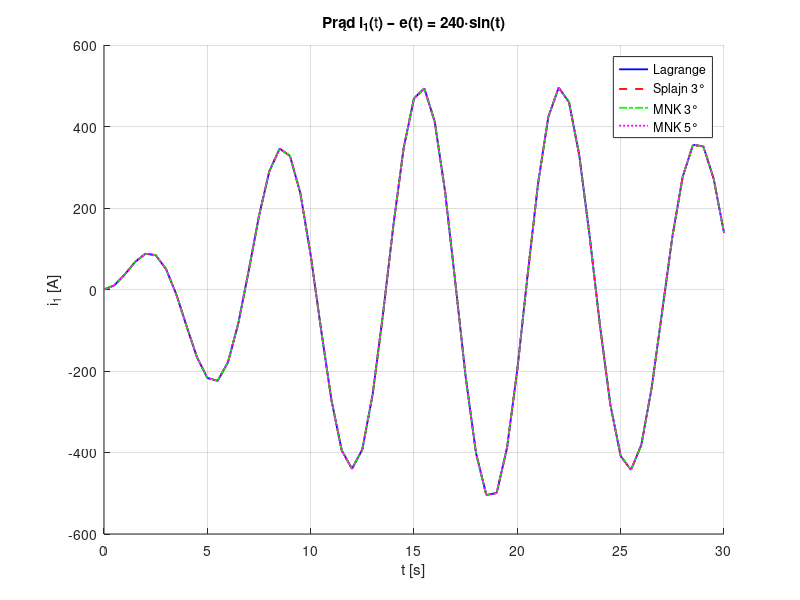
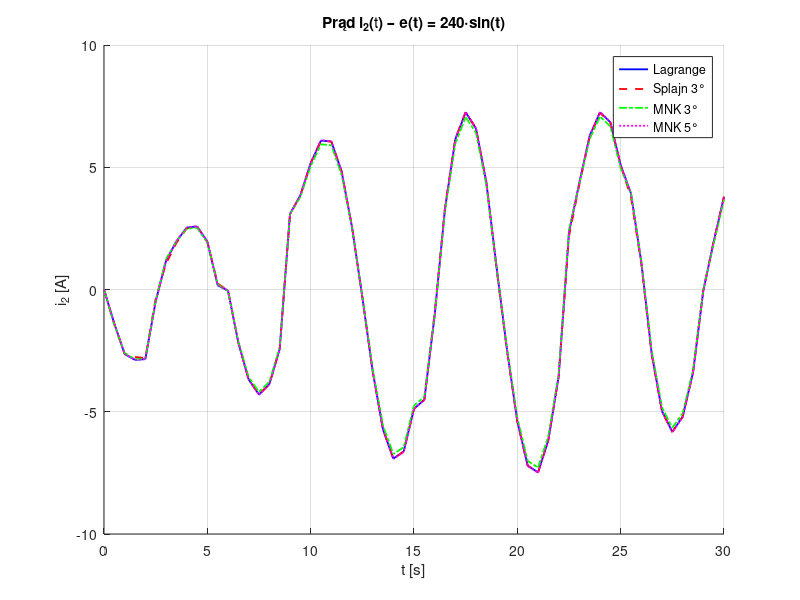
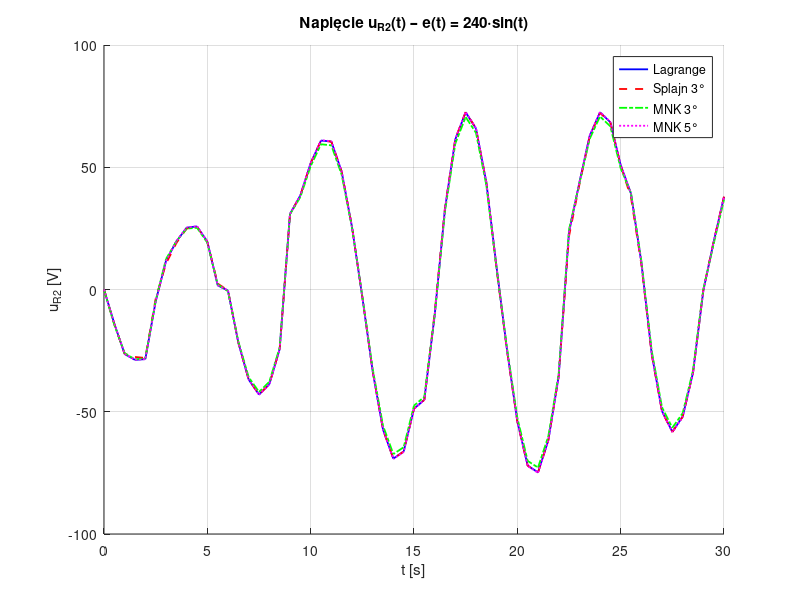
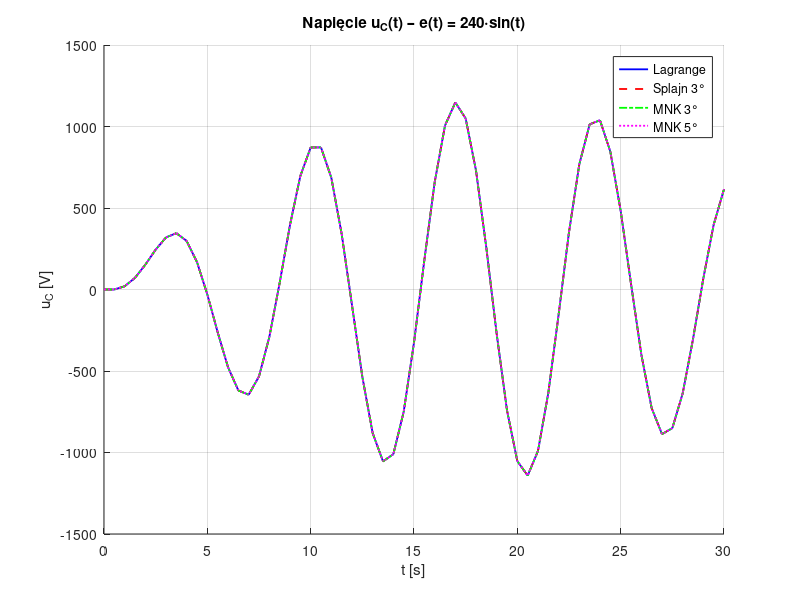

Here is the MATLAB script that generated these plots, in order:
function czesc2
clear; close all;
R1 = 0.1;
R2 = 10;
C = 0.5;
L1 = 3;
L2 = 5;

u_data = [20  50  100  150  200  250  280  300];
M_data = [0.46 0.64 0.78 0.68 0.44 0.23 0.18 0.18];
 
% Dane równoodległe (co 30 V) używane przez splajn, zrobiłem ich 10 nie 8, bo sa
% fajne wartosci całkowite (ale moze przez to dawac troche dokładniejsze wyniki niz 8 wezlow)
% Rysunek skad wziałem pkt. równoodległe załączam w raporcie
u_rown = 30:30:300;                          
M_rown = [0.54 0.70 0.78 0.76 0.68 ...
          0.51 0.37 0.26 0.19 0.18];
 
coeff_spline = splajn3_przygotuj(u_rown, M_rown);
coeff_mnk3   = oblicz_wspolczynniki_mnk3(u_data, M_data);
coeff_mnk5   = oblicz_wspolczynniki_mnk5(u_data, M_data);
 
metodyM = { ...
    @(u1) interpolacja_lagrange(u1, u_data, M_data), ...
    @(u1) interpolacja_splajnami(u1, coeff_spline), ...
    @(u1) aproksymacja_mnk3(u1, coeff_mnk3), ...
    @(u1) aproksymacja_mnk5(u1, coeff_mnk5) };
 
nazwyM  = {'Lagrange', 'Splajn 3°', 'MNK 3°', 'MNK 5°'};
kolory  = {'b', 'r', 'g', 'm'};
styl    = {'-', '--', '-.', ':'};
 
e2 = @(x) 240 * sin(x);
e4 = @(x) 120 * sin(2 * pi * 50 * x);
 
wym   = {e2, e4};
nazwyW = {'240\cdotsin(t)', '120\cdotsin(2\pi\cdot50\cdott)'};

h_vec = [0.5 0.009];
tk_vec = [30, 0.1];
 
for w = 1:2
    e_fun = wym{w};

    h2 = h_vec(w);
    t0 = 0;
    tk = tk_vec(w);
    t2 = t0:h2:tk;
    N2 = length(t2);
 
    i1_all  = zeros(4, N2);
    i2_all  = zeros(4, N2);
    uc_all  = zeros(4, N2);
    uR2_all = zeros(4, N2);
    e_plot  = arrayfun(e_fun, t2);   
 
    for m = 1:4
        metoda_M = metodyM{m};
 
        i1 = 0;  i2 = 0;  uc = 0;
 
        i1_all(m,1)  = i1;
        i2_all(m,1)  = i2;
        uc_all(m,1)  = uc;
        uR2_all(m,1) = R2 * i2;
 
        for j = 1:N2-1
            ej = e_fun(t2(j));
 
            uL1 = abs(ej - R1*i1 - uc);
            uL1 = max(20, min(300, uL1));
 
            M_n = metoda_M(uL1);
            M_n = max(0.10, min(1.00, M_n));
 
            [di1, di2, duC] = pochodne(i1, i2, uc, ej, R1, R2, C, L1, L2, M_n);

            i1h  = i1 + (h2/2) * di1;
            i2h  = i2 + (h2/2) * di2;
            uch  = uc + (h2/2) * duC;
            ejh  = e_fun(t2(j) + h2/2);
 
            uL1h = abs(ejh - R1*i1h - uch);
            uL1h = max(20, min(300, uL1h));
            M_nh = metoda_M(uL1h);
            M_nh = max(0.10, min(1.00, M_nh));
 
            [di1h, di2h, duCh] = pochodne(i1h, i2h, uch, ejh, R1, R2, C, L1, L2, M_nh);

            i1 = i1 + h2 * di1h;
            i2 = i2 + h2 * di2h;
            uc = uc + h2 * duCh;
 
            i1_all(m, j+1)  = i1;
            i2_all(m, j+1)  = i2;
            uc_all(m, j+1)  = uc;
            uR2_all(m, j+1) = R2 * i2;
        end
    end

    % i1(t) 
    figure('Name', ['i1(t) – ' nazwyW{w}], 'NumberTitle', 'off', ...
           'Position', [50, 50, 1000, 550]);
    hold on;
    for m = 1:4
        plot(t2, i1_all(m,:), styl{m}, 'Color', kolory{m}, 'LineWidth', 1.3, ...
             'DisplayName', nazwyM{m});
    end
    hold off;
    title(['Prąd i_1(t) – e(t) = ' nazwyW{w}], 'Interpreter', 'tex');
    xlabel('t [s]');  ylabel('i_1 [A]');
    legend('Location', 'best');
    grid on;  xlim([0 tk]);
 
    % i2(t) 
    figure('Name', ['i2(t) – ' nazwyW{w}], 'NumberTitle', 'off', ...
           'Position', [100, 80, 1000, 550]);
    hold on;
    for m = 1:4
        plot(t2, i2_all(m,:), styl{m}, 'Color', kolory{m}, 'LineWidth', 1.3, ...
             'DisplayName', nazwyM{m});
    end
    hold off;
    title(['Prąd i_2(t) – e(t) = ' nazwyW{w}], 'Interpreter', 'tex');
    xlabel('t [s]');  ylabel('i_2 [A]');
    legend('Location', 'best');
    grid on;  xlim([0 tk]);
 
    % uR2(t) 
    figure('Name', ['uR2(t) – ' nazwyW{w}], 'NumberTitle', 'off', ...
           'Position', [150, 110, 1000, 550]);
    hold on;
    for m = 1:4
        plot(t2, uR2_all(m,:), styl{m}, 'Color', kolory{m}, 'LineWidth', 1.3, ...
             'DisplayName', nazwyM{m});
    end
    hold off;
    title(['Napięcie u_{R2}(t) – e(t) = ' nazwyW{w}], 'Interpreter', 'tex');
    xlabel('t [s]');  ylabel('u_{R2} [V]');
    legend('Location', 'best');
    grid on;  xlim([0 tk]);
 
    % uC(t) 
    figure('Name', ['uC(t) – ' nazwyW{w}], 'NumberTitle', 'off', ...
           'Position', [200, 140, 1000, 550]);
    hold on;
    for m = 1:4
        plot(t2, uc_all(m,:), styl{m}, 'Color', kolory{m}, 'LineWidth', 1.3, ...
             'DisplayName', nazwyM{m});
    end
    hold off;
    title(['Napięcie u_C(t) – e(t) = ' nazwyW{w}], 'Interpreter', 'tex');
    xlabel('t [s]');  ylabel('u_C [V]');
    legend('Location', 'best');
    grid on;  xlim([0 tk]);
 
   
end

end

function [di1, di2, duC] = pochodne(i1, i2, uc, e, R1, R2, C, L1, L2, M)
    D = L1*L2 - M^2;

    di1 = ( L2*(e - R1*i1 - uc) + M*R2*i2 ) / D;
    di2 = ( -M*(e - R1*i1 - uc) - L1*R2*i2 ) / D;
    duC = i1/ C;
end
 
% INTERPOLACJA WIELOMIANOWA (JA UŻYŁEM INTERPOLACJI WIELOMIANEM LAGRANGE'A) 
function M_val = interpolacja_lagrange(u1, u_nodes, M_nodes)
    n = length(u_nodes);
    M_val = 0;
    for i = 1:n
        L = 1;
        for j = 1:n
            if i ~= j
                L = L * (u1 - u_nodes(j)) / (u_nodes(i) - u_nodes(j));
            end
        end
        M_val = M_val + L * M_nodes(i);
    end
end
 
% INTERPOLACJA FUNKCJAMI SKLEJANYMI 3. STOPNIA 
function coeff = splajn3_przygotuj(x_nodes, y_nodes)
    n = length(x_nodes) - 1;
    h = x_nodes(2) - x_nodes(1);   % węzły równoodległe
 
    % Warunki brzegowe: zerowe pochodne pierwszego rzędu, założyłem to, bo
    % w projekcie nie było podanych tych wartości
    alpha = 0;
    beta  = 0;
 
    A = zeros(n+1);
    b = zeros(n+1, 1);
 
    A(1,1) = 4;  A(1,2) = 2;
    b(1)   = y_nodes(1) + h/3 * alpha;
 
    for i = 2:n
        A(i, i-1) = 1;
        A(i, i)   = 4;
        A(i, i+1) = 1;
        b(i)      = y_nodes(i);
    end
 
    A(n+1, n+1) = 4;  A(n+1, n) = 2;
    b(n+1)      = y_nodes(n+1) - h/3 * beta;
 
    c = zeros(n+3, 1);
    c(2:n+2) = A \ b;
    c(1)     = c(3)   - h/3 * alpha;
    c(n+3)   = c(n+1) + h/3 * beta;
 
    coeff.c  = c;
    coeff.h  = h;
    coeff.x0 = x_nodes(1);
    coeff.n  = n;
end
 
function y = phi_bspline(xi, h, x)
    % funkcja bazowa
    if x < xi - 2*h || x > xi + 2*h
        y = 0;
    elseif x < xi - h
        y = (x - (xi - 2*h))^3;
    elseif x < xi
        y = (x - (xi - 2*h))^3 - 4*(x - (xi - h))^3;
    elseif x < xi + h
        y = ((xi + 2*h) - x)^3 - 4*((xi + h) - x)^3;
    else
        y = ((xi + 2*h) - x)^3;
    end
    y = y / h^3;
end
 
function M_val = interpolacja_splajnami(u1, coeff)
    c  = coeff.c;
    h  = coeff.h;
    x0 = coeff.x0;
    n  = coeff.n;
    M_val = 0;
    for i = -1:n+1
        xi    = x0 + i * h;
        M_val = M_val + c(i+2) * phi_bspline(xi, h, u1);
    end
end
 
% APROKSYMACJA WIELOMIANEM 3. STOPNIA 
function coeff = oblicz_wspolczynniki_mnk3(u_nodes, M_nodes)
    V     = [ones(numel(u_nodes),1), u_nodes(:), u_nodes(:).^2, u_nodes(:).^3];
    coeff = (V' * V) \ (V' * M_nodes(:));
end
 
function y = aproksymacja_mnk3(u1, coeff)
    y = coeff(1) + coeff(2)*u1 + coeff(3)*u1^2 + coeff(4)*u1^3;
end
 
% APROKSYMACJA WIELOMIANEM 5. STOPNIA 
function coeff = oblicz_wspolczynniki_mnk5(u_nodes, M_nodes)
    u_max  = max(u_nodes);
    us     = u_nodes(:) / u_max;
    V      = [ones(numel(us),1), us, us.^2, us.^3, us.^4, us.^5];
    coeff  = (V' * V) \ (V' * M_nodes(:));
    coeff  = [coeff; u_max];
end
 
function y = aproksymacja_mnk5(u1, coeff)
    u_max  = coeff(end);
    c      = coeff(1:end-1);
    us     = u1 / u_max;
    y = c(1) + c(2)*us + c(3)*us^2 + c(4)*us^3 + c(5)*us^4 + c(6)*us^5;
end
